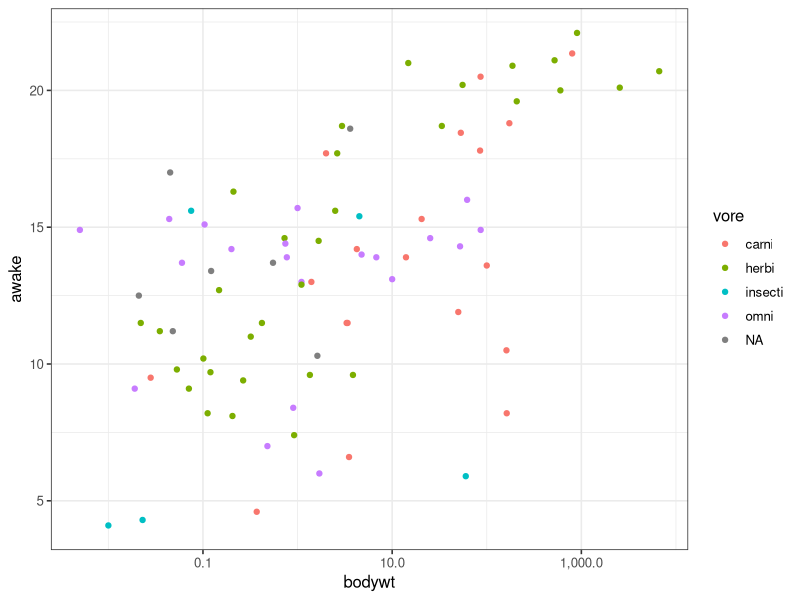
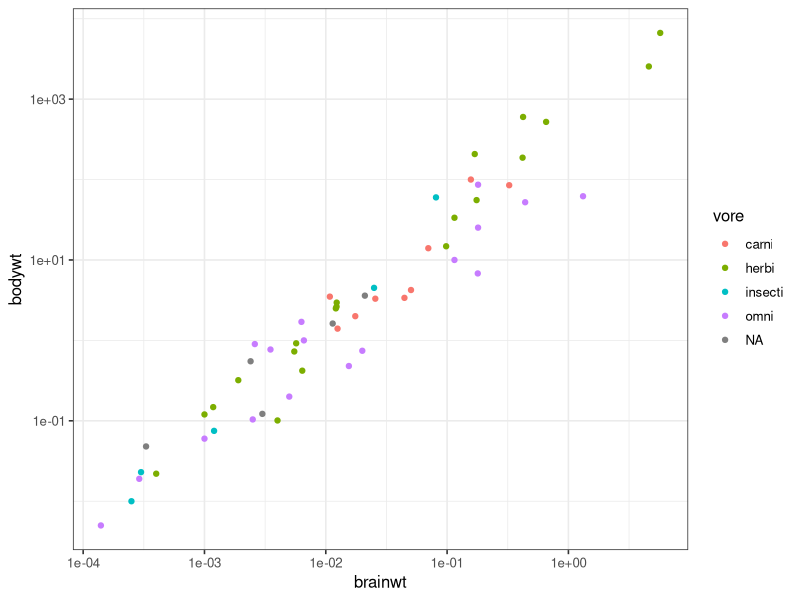
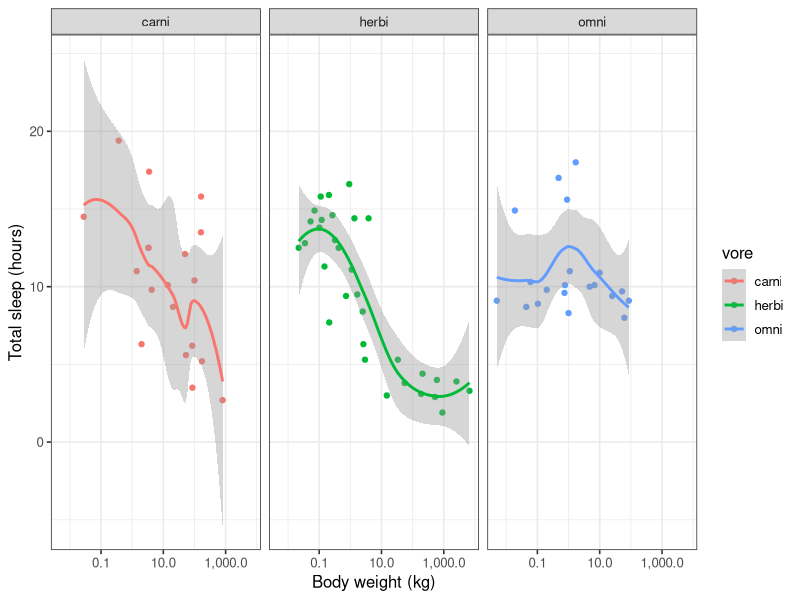
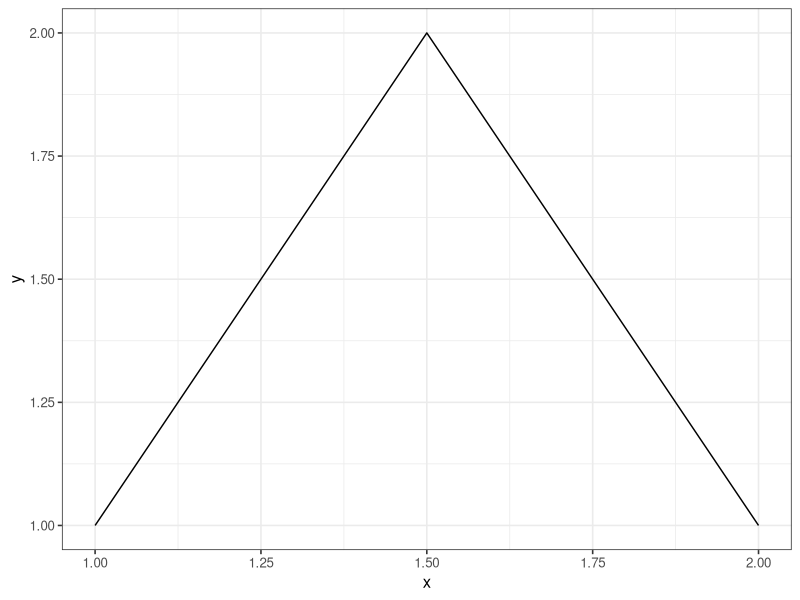
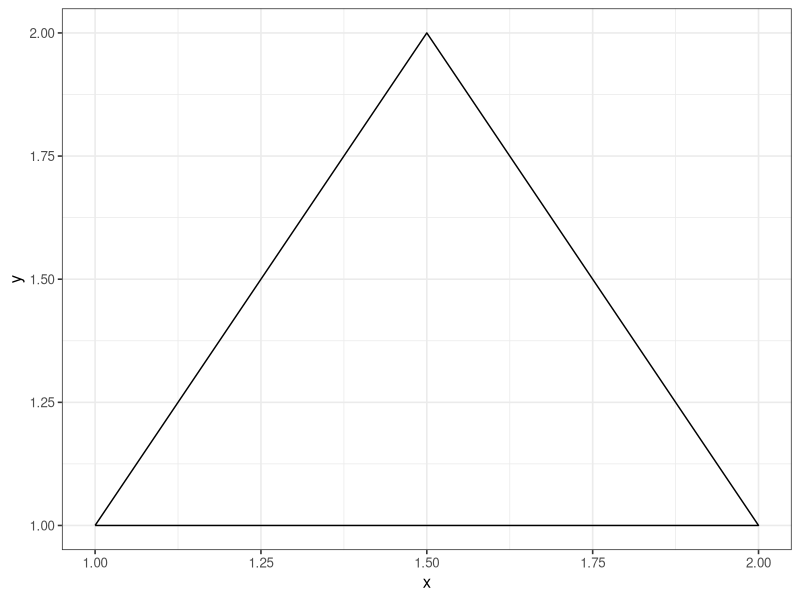

Recreate these plots in R, in order.
## ---- chunk 1

library(knitr)
  opts_chunk$set(fig.align = "center", fig.height = 3, fig.width = 4)
library(ggplot2)
  theme_set(theme_bw(base_size = 12))
library(scales)
library(tidyverse)
  
## ---- chunk 2

head(msleep)

## ---- chunk 3

ggplot(msleep, aes(x = bodywt, y = awake, color = vore)) +
  geom_point() + 
  scale_x_log10(labels = comma)
  

ggplot(msleep, aes(x = brainwt, y = bodywt, color = vore)) +
  geom_point() +
  scale_x_log10() +
  scale_y_log10()

## ---- chunk 4

msleep2 <- msleep %>%
  filter(vore == "omni" | vore == "carni" | vore == "herbi")

ggplot(msleep2, aes(x = bodywt, y = sleep_total, color = vore)) +
  geom_point() +
  geom_smooth() +
  facet_wrap(~vore) +
  scale_x_log10(label = comma) +
  xlab("Body weight (kg)") +
  ylab("Total sleep (hours)")

## ---- chunk 5

d <- data.frame(x = c(1, 2, 1.5, 1), y = c(1, 1, 2, 1))
ggplot(d, aes(x = x, y = y)) + geom_line()
ggplot(d, aes(x = x, y = y)) + geom_path()

